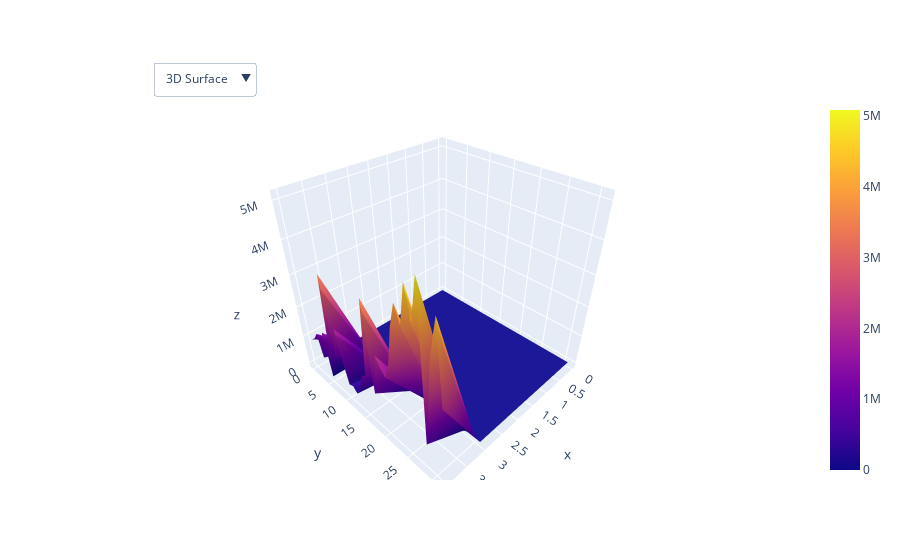

Notebook source saved alongside this figure:
### Code cell
#g. Employ Plotly to create a dropdown menu.
import plotly.graph_objects as go
fig = go.Figure()
fig.add_surface(z=df.values)
fig.update_layout(
    updatemenus=[
        dict(
            buttons=list([
                dict(
                    args=['type', 'surface'],
                    label='3D Surface',
                    method='restyle'
                ),
                dict(
                    args=['type', 'heatmap'],
                    label='Heatmap',
                    method='restyle'
                )
            ]),
            direction='down',
            showactive=True,
            x=0.1,
            xanchor='left',
            y=1.1,
            yanchor='top'
        ),
    ]
)
fig.show()

### Figure 1 — Plotly figure (JSON) as saved in the notebook; plotly's stock layout.template omitted (floating-point values rounded to 4 significant figures; data arrays with more than 128 entries replaced by an {"elided": "..."} marker saying what was removed)
{"data": [{"type": "surface", "z": {"elided": "32x5 int values"}}], "layout": {"updatemenus": [{"buttons": [{"args": ["type", "surface"], "label": "3D Surface", "method": "restyle"}, {"args": ["type", "heatmap"], "label": "Heatmap", "method": "restyle"}], "direction": "down", "showactive": true, "x": 0.1, "xanchor": "left", "y": 1.1, "yanchor": "top"}]}}
